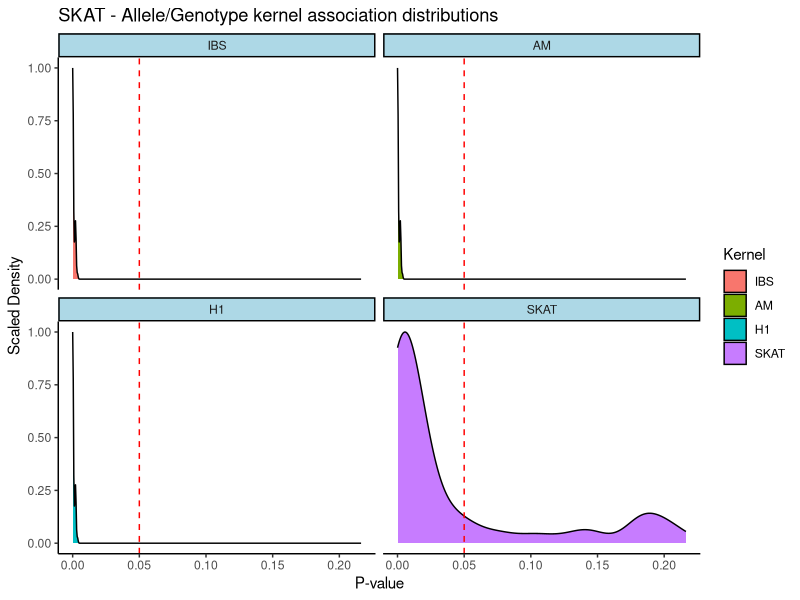
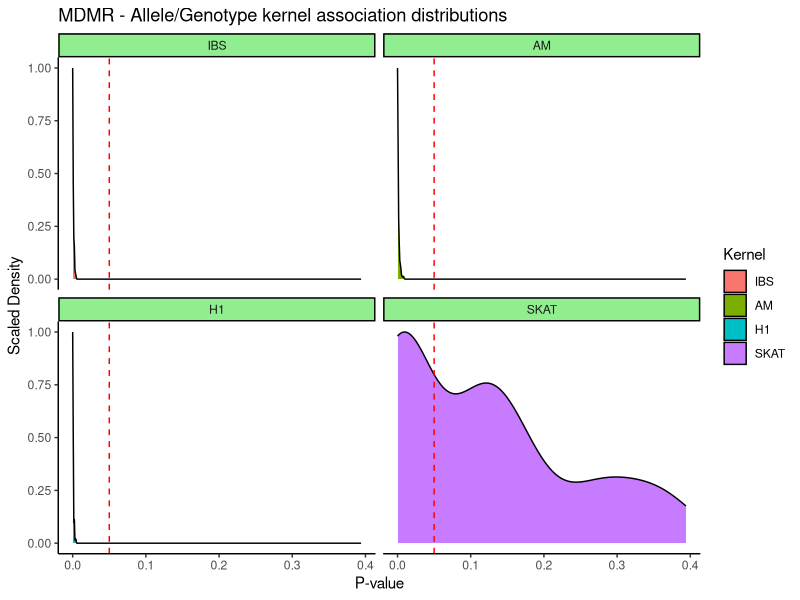
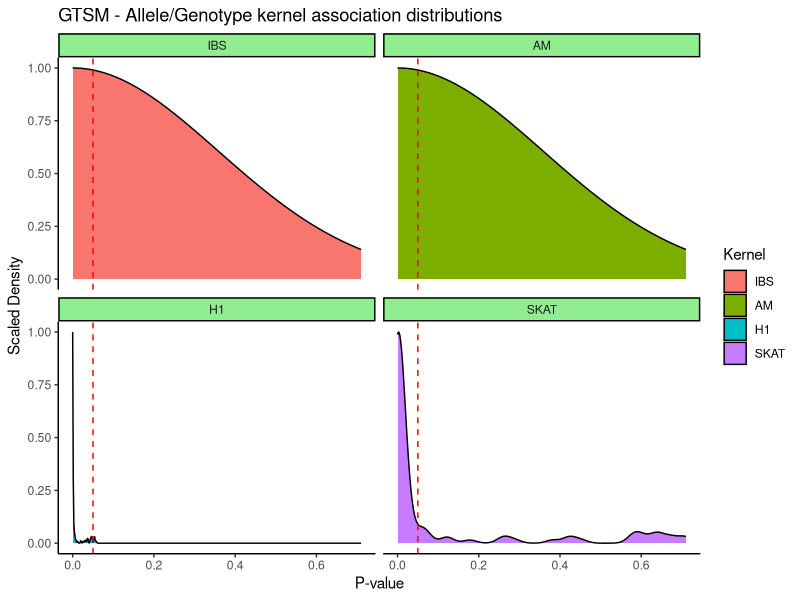

Write the R code that produced these figures, in order.
setwd("C:/Users/Peter/Documents/Uottawa/2018 - 2019 Honour's project/Cluster files/Final codes/Genetic-Association-Methodology-Research/Crohns Disease/Allele Kernel Analysis/Focal Point Analysis")

focal_data = read.table("New_Allele_Kernel_Data.txt" )
View(focal_data)
colnames(focal_data) = c("Statistic", "IBS", "AM", "AS", "H1", "SKAT")

focal_data = focal_data[,-4] #Accidently added AS kernel...but we don' want to study AS
# - 3/27/2019

### ----- SKAT ----- ###
library(dplyr)
SKAT = filter(focal_data, Statistic == "SKAT")

library(reshape2)
Stacked_SKAT = melt(data=SKAT, id.vars = 1) 

library(ggplot2)
ggplot(Stacked_SKAT, aes(x=value, y = ..scaled.., fill=variable)) + geom_density() + facet_wrap(~variable) +
  geom_vline(xintercept = 0.05, show.legend = TRUE, linetype = "dashed", color = "red") +
  ggtitle("SKAT - Allele/Genotype kernel association distributions") +
  xlab("P-value") + ylab("Scaled Density") +
  theme_classic() +
  theme(strip.background = element_rect(fill="lightblue")) +
  scale_fill_discrete(name = "Kernel")



### ----- MDMR ----- ###
library(dplyr)
MDMR = filter(focal_data, Statistic == "MDMR")

library(reshape2)
Stacked_MDMR = melt(data=MDMR, id.vars = 1) 

library(ggplot2)
ggplot(Stacked_MDMR, aes(x=value, y = ..scaled.., fill=variable)) + geom_density() + facet_wrap(~variable) +
  geom_vline(xintercept = 0.05, show.legend = TRUE, linetype = "dashed", color = "red") +
  ggtitle("MDMR - Allele/Genotype kernel association distributions") +
  xlab("P-value") + ylab("Scaled Density") +
  theme_classic() +
  theme(strip.background = element_rect(fill="lightgreen")) +
  scale_fill_discrete(name = "Kernel")


### ----- GTSR ----- ###
library(dplyr)
GTSM = filter(focal_data, Statistic == "GTSM")

library(reshape2)
Stacked_GTSM = melt(data=GTSM, id.vars = 1) 

library(ggplot2)
ggplot(Stacked_GTSM, aes(x=value, y=..scaled.., fill=variable)) + geom_density() + facet_wrap(~variable) +
  geom_vline(xintercept = 0.05, show.legend = TRUE, linetype = "dashed", color = "red") +
  ggtitle("GTSM - Allele/Genotype kernel association distributions") +
  xlab("P-value") + ylab("Scaled Density") +
  theme_classic() + 
  theme(strip.background = element_rect(fill="lightgreen")) +
  scale_fill_discrete(name = "Kernel")
